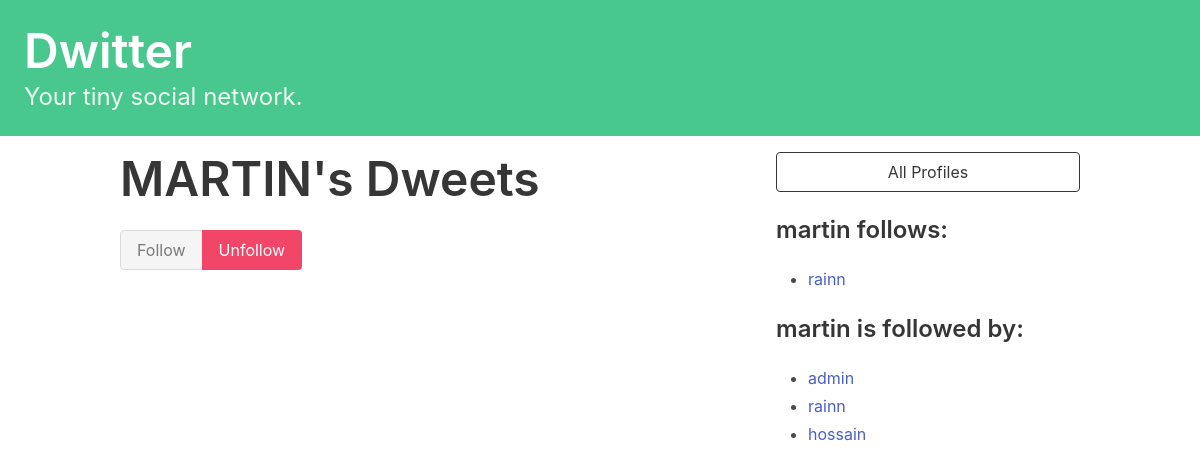
The app's page /profile/2 (signed in) with its own data.
### dwitter/models.py (models this page shows, shortened)
class Profile(models.Model):
    user = models.OneToOneField(User, on_delete=models.CASCADE)
    follows = models.ManyToManyField(
        "self",
        related_name="followed_by",
        symmetrical=False,
        blank=True
    )
    def __str__(self):
        return self.user.username

### dwitter/views.py (the view, shortened to what this page needs)
# urls.py: path("profile/<int:pk>", profile, name="profile"),
def profile(request, pk):
    if not hasattr(request.user, 'profile'):
        missing_profile = Profile(user=request.user)
        missing_profile.save()
    profile  = Profile.objects.get(pk=pk)
    return render(request, "dwitter/profile.html", {"profile":profile})

### dwitter/templates/dwitter/profile.html (shortened to what this page needs)
{% extends 'base.html' %}
{% block content %}
<div class="column">
    <div class="block">
    <h1 class="title is-1">
        {{profile.user.username|upper}}'s Dweets
    </h1>
    </div>
    <form method="post">
        <div class="buttons has-addons">
        {% if profile in user.profile.follows.all %}
            <button class="button is-success is-static">Follow</button>
            <button class="button is-danger" name="follow" value="unfollow">
                Unfollow
            </button>
        {% else %}
            <button class="button is-success" name="follow" value="follow">
                Follow
            </button>
            <button class="button is-danger is-static">Unfollow</button>
        {% endif %}
        </div>
    </form>
</div>
<div class="column is-one-third">
    <div class="block">
        <a href="{% url 'dwitter:profile_list' %}">
            <button class="button is-dark is-outlined is-fullwidth">
                All Profiles
            </button>
        </a>
    </div>
    <div class="block">
        <h3 class="title is-4">
            {{profile.user.username}} follows:
        </h3>
        <div class="content">
            <ul>
            {% for following in profile.follows.all %}
                <li>
                    <a href="{% url 'dwitter:profile' following.id %}">
                        {{ following }}
                    </a>
                </li>
            {% endfor %}
            </ul>
        </div>
    </div>
    <div class="block">
        <h3 class="title is-4">
            {{profile.user.username}} is followed by:
        </h3>
        <div class="content">
            <ul>
            {% for follower in profile.followed_by.all %}
                <li>
                    <a href="{% url 'dwitter:profile' follower.id %}">
                        {{ follower }}
                    </a>
                </li>
            {% endfor %}
            </ul>
        </div>
    </div>
</div>
{% endblock content %}

### records on screen
Profile: user.username "MARTIN", user.username "martin"
Profile: user.username "rainn"
Profile: user.username "admin"
Profile: user.username "hossain"
